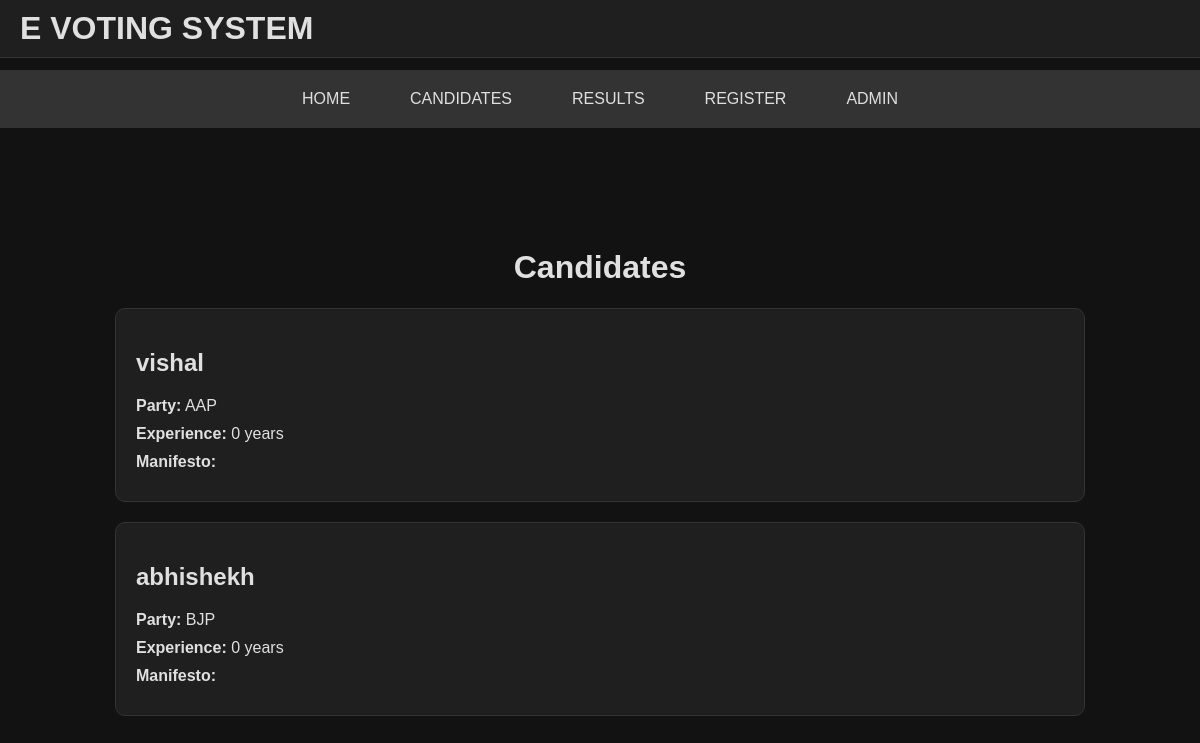
/candidates.php, run on the app's committed database.
### tables this page shows
CREATE TABLE IF NOT EXISTS `candidates` (
  `id` int NOT NULL AUTO_INCREMENT,
  `name` varchar(100) NOT NULL,
  `party` varchar(100) DEFAULT NULL,
  `votes` int DEFAULT '0',
  `image_path` varchar(255) DEFAULT NULL,
  `experience` int NOT NULL DEFAULT '0',
  `manifesto` text,
  PRIMARY KEY (`id`)
);

### candidates.php (the view, shortened to what this page needs)
<?php
$conn = new mysqli("localhost", "root", "", "e_voting");
$query = "SELECT * FROM candidates";
$candidates = $conn->query($query);
?>
<!DOCTYPE html>
<html lang="en">
<head>
</head>
<body>
    <header>
        <h1>E VOTING SYSTEM</h1>
    </header>
    <nav>
        <a href="index.php">HOME</a>
        <a href="candidates.php">CANDIDATES</a>
        <a href="results.php">RESULTS</a>
        <a href="register.php">REGISTER</a>
        <a href="admin_login.php">ADMIN</a>
    </nav>
    <div class="content">
        <h1>Candidates</h1>
        <?php while ($row = $candidates->fetch_assoc()): ?>
            <div class="candidate">
                <h2><?php echo $row['name']; ?></h2>
                <p><strong>Party:</strong> <?php echo $row['party']; ?></p>
                <p><strong>Experience:</strong> <?php echo $row['experience']; ?> years</p>
                <p><strong>Manifesto:</strong> <?php echo $row['manifesto']; ?></p>
            </div>
        <?php endwhile; ?>
    </div>
</body>
</html>

### candidates.php (style rules this page uses)
body { font-family: Arial, sans-serif; margin: 0; padding: 0; background-color: #121212; color: #e0e0e0; text-align: center; }
header { display: flex; justify-content: space-between; align-items: center; padding: 10px 20px; background-color: #1f1f1f; border-bottom: 1px solid #333; position: fixed; width: 100%; top: 0; z-index: 1000; }
header h1 { margin: 0; color: #e0e0e0; }
nav { display: flex; justify-content: center; background-color: #333; padding: 10px; margin-top: 70px; }
nav a { color: #e0e0e0; text-decoration: none; padding: 10px 20px; margin: 0 10px; transition: background-color 0.3s, transform 0.3s; }
.content { padding: 100px 20px 20px; }
.candidate { background-color: #1f1f1f; border: 1px solid #333; margin: 20px auto; padding: 20px; border-radius: 10px; width: 80%; text-align: left; }
.candidate h2 { color: #e0e0e0; }
.candidate p { margin: 10px 0; }

### data on the page
candidates: name "vishal", party "AAP", experience "0"
candidates: name "abhishekh", party "BJP", experience "0"
